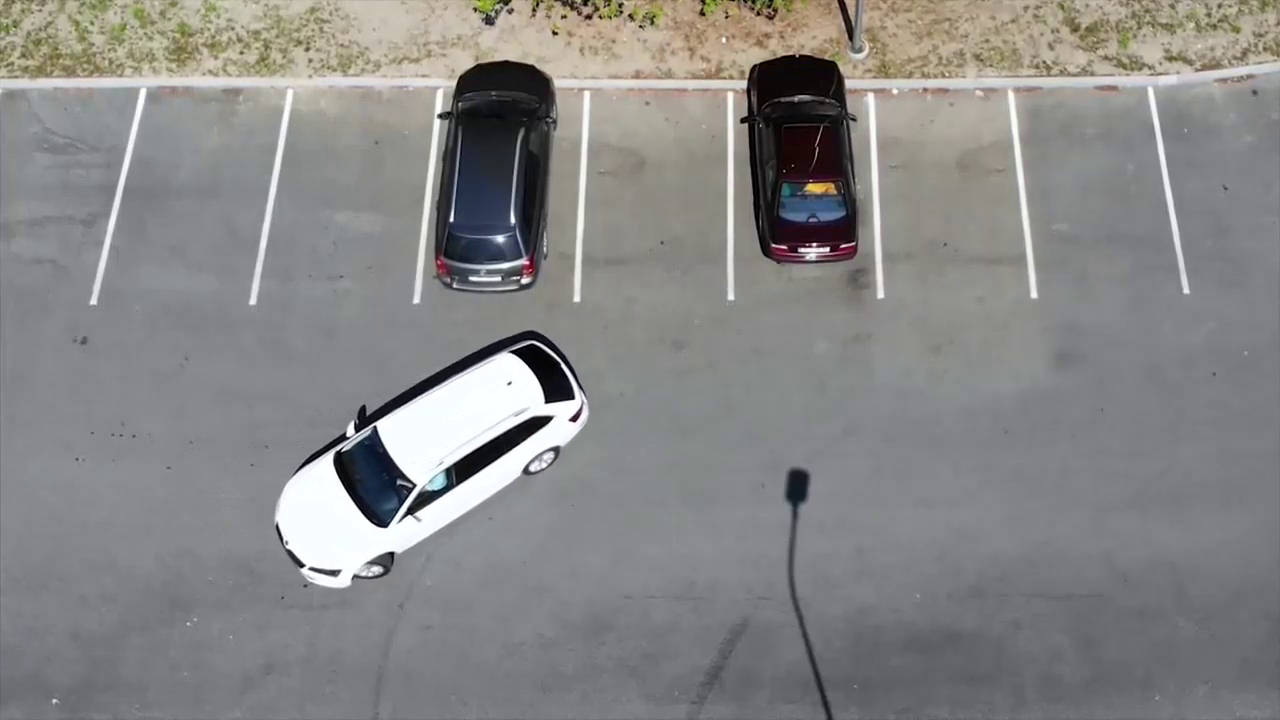
#> input picture frame 37 of files/video.mp4, 1280 x 720 px
$ python main.py
#> lines starting #> are read from the running program, lines starting #| are printed output that depends on the picture; after the words box and inside, x2 and y2 are one past the last pixel; in counts of white or black regions, pixels touching at a corner belong together
import cv2
import numpy as np

# areaX = ["x", "y", "width", "height"]
area1 = [1, 89, 108, 213]
area2 = [115, 87, 152, 211]
area3 = [289, 89, 138, 212]
area4 = [439, 87, 135, 212]
area5 = [591, 92, 132, 213]
area6 = [737, 95, 132, 211]
area7 = [876, 94, 147, 208]
area8 = [1021, 89, 148, 209]

areas = [area1, area2, area3, area4, area5, area6, area7, area8]

video = cv2.VideoCapture("./files/video.mp4")

while True:
  check, frame = video.read()
#> frame is the input picture: shape (720, 1280, 3); mean B, G, R 133.8, 134.7, 135.4
  frame_gray = cv2.cvtColor(frame, cv2.COLOR_BGR2GRAY)
  frame_thresh = cv2.adaptiveThreshold(
    frame_gray,
    255,
    cv2.ADAPTIVE_THRESH_GAUSSIAN_C,
    cv2.THRESH_BINARY_INV, 25, 16
  )
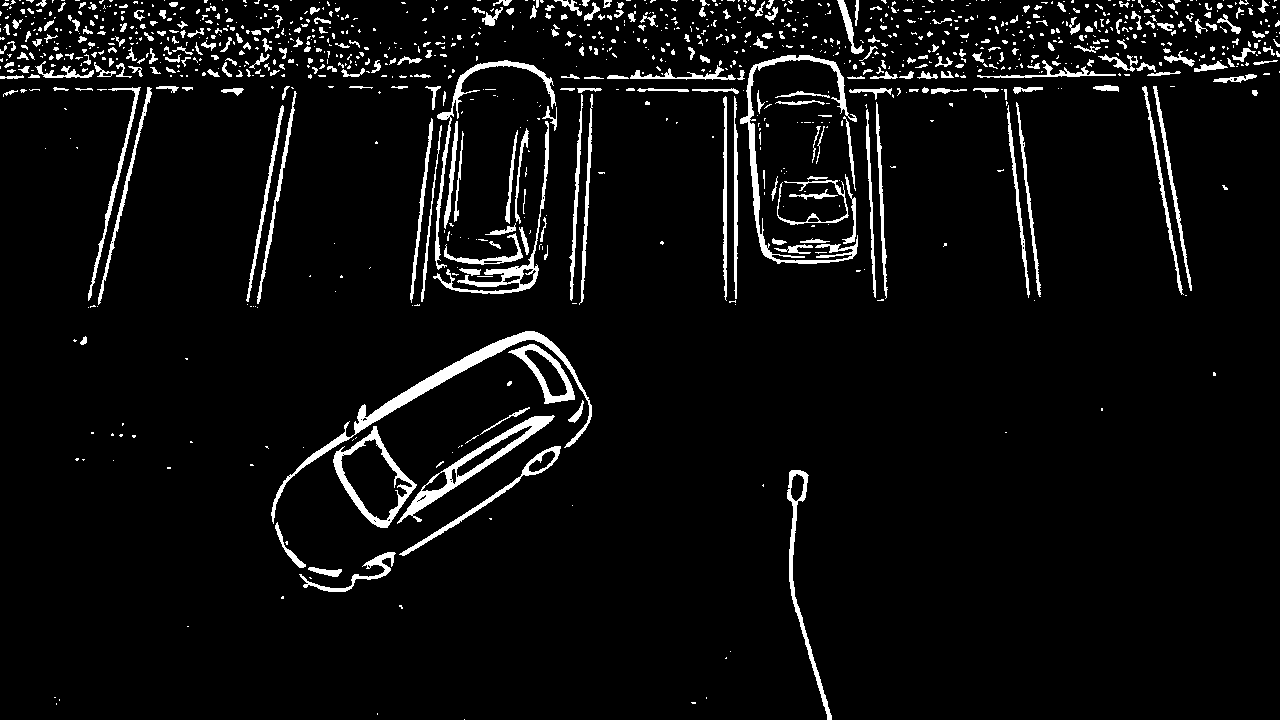
#> frame_thresh: shape (720, 1280); 5.4% white; 1126 white regions (808 under 20 px), largest, box (x1, y1, x2, y2) and area: (271, 331, 592, 524) 3491, (740, 55, 858, 264) 2449, (397, 415, 555, 524) 2168
  frame_blur = cv2.medianBlur(frame_thresh, 5)
#> frame_blur: shape (720, 1280); 4.2% white; 540 white regions (289 under 20 px), largest, box (x1, y1, x2, y2) and area: (354, 331, 589, 433) 2700, (399, 416, 554, 522) 2105, (740, 55, 848, 263) 1815
  kernel = np.ones((3, 3), np.int8)
  frame_dilate = cv2.dilate(frame_blur, kernel)
#> frame_dilate: shape (720, 1280); 7.1% white; 475 white regions (62 under 20 px), largest, box (x1, y1, x2, y2) and area: (353, 330, 590, 434) 4941, (398, 415, 555, 523) 2951, (739, 54, 849, 264) 2651

  quantity_available_areas = 0

  for x, y, w, h in areas:
    clipping = frame_dilate[y: y + h, x: x + w]
    quantity_px_white = cv2.countNonZero(clipping)
    cv2.putText(frame, str(quantity_px_white), (x, y + h - 10), cv2.FONT_HERSHEY_SIMPLEX, 0.5, (0, 0, 0))

    if (quantity_px_white > 3000):
      cv2.rectangle(frame, (x, y), (x + w, y + h), (0, 0, 255), 2)
    else:
      cv2.rectangle(frame, (x, y), (x + w, y + h), (0, 255, 0), 2)
      quantity_available_areas +=1
#> this loop made 8 passes
#> quantity_px_white on passes 1 to 8: 757, 2631, 1071, 6495, 232, 5001, 1838, 2582
#> pass 1, `clipping = frame_dilate[y: y + h, x: x + w]`:
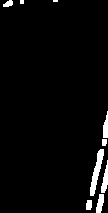
#> clipping: shape (213, 108); 3.3% white; 9 white regions (2 under 20 px), largest, box (x1, y1, x2, y2) and area: (90, 149, 104, 196) 267, (101, 160, 108, 193) 124, (96, 194, 104, 213) 106
#> pass 3, `clipping = frame_dilate[y: y + h, x: x + w]`:
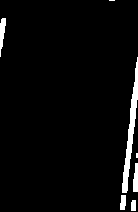
#> clipping: shape (212, 138); 3.7% white; 7 white regions (2 under 20 px), largest, box (x1, y1, x2, y2) and area: (122, 57, 138, 193) 668, (0, 18, 6, 57) 137, (133, 163, 138, 192) 119, (120, 195, 126, 210) 78, (131, 200, 136, 211) 53
#> after the loop:
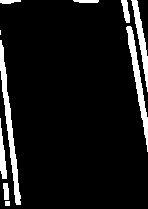
#> clipping: shape (209, 148); 8.3% white; 10 white regions (1 under 20 px), largest, box (x1, y1, x2, y2) and area: (0, 40, 21, 205) 844, (126, 26, 148, 152) 663, (131, 0, 148, 92) 467
#> after the loop:
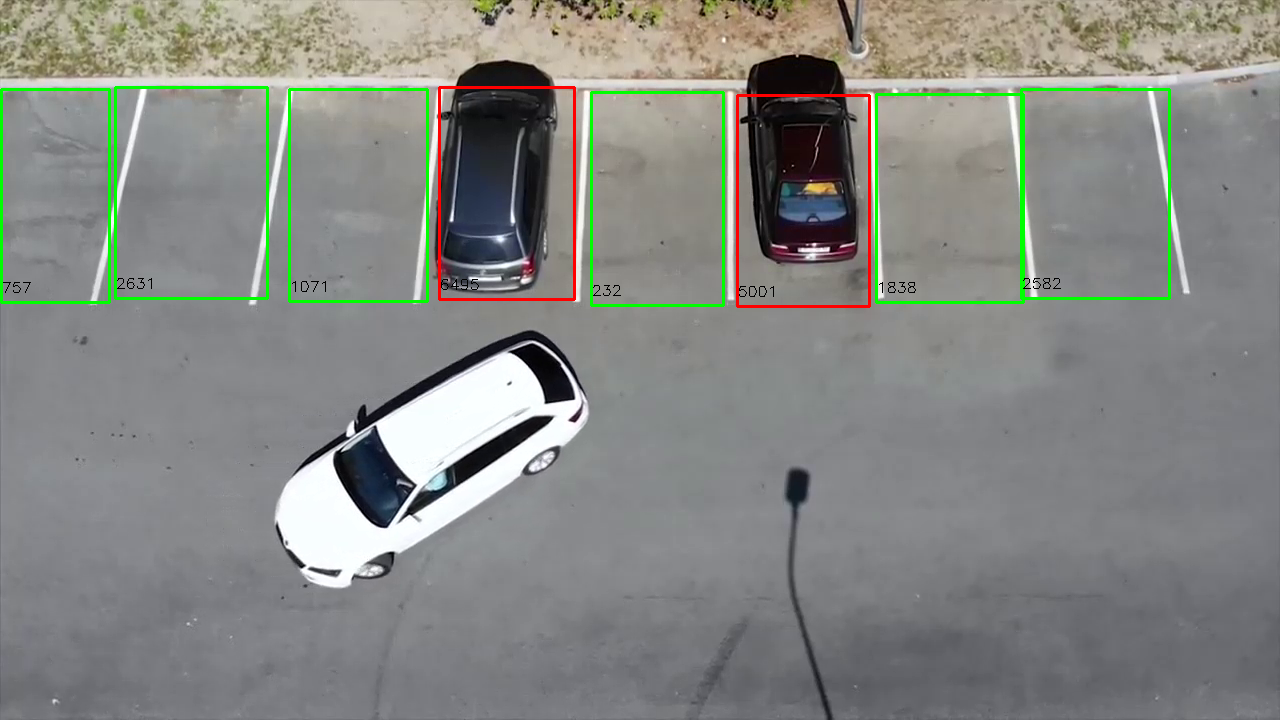
#> frame: shape (720, 1280, 3); 1.86% of pixels changed, all inside (x1, y1, x2, y2) = (0, 86, 1171, 308)
#> after the loop, quantity_available_areas = 6
  cv2.rectangle(frame, (90, 0), (415, 60), (0, 0, 0), -1)
  cv2.putText(frame, f"FREE: {quantity_available_areas}/8", (90, 45), cv2.FONT_HERSHEY_SIMPLEX, 1.5, (255, 255, 255), 5)
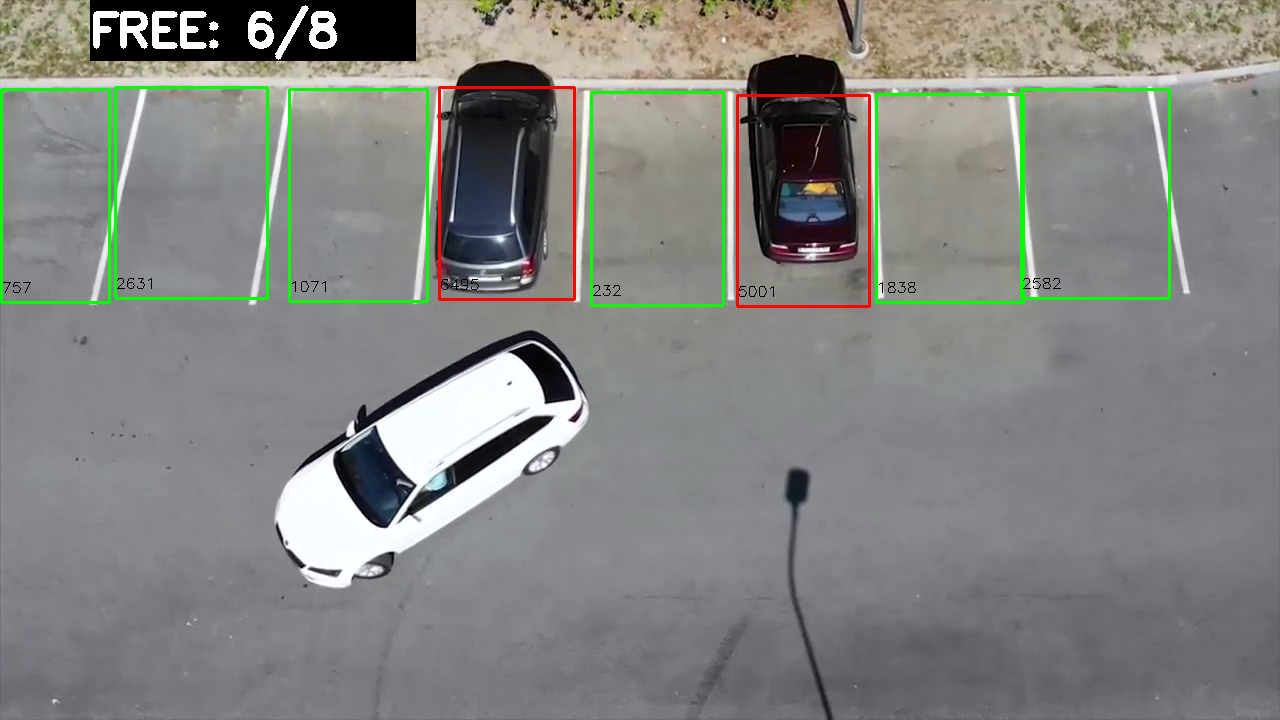
#> frame: shape (720, 1280, 3); mean B, G, R 129.1, 132.9, 131.1

  cv2.imshow("video", frame)
  cv2.imshow("video2", frame_dilate)
  cv2.waitKey(10)

$ run again, starting later in the video
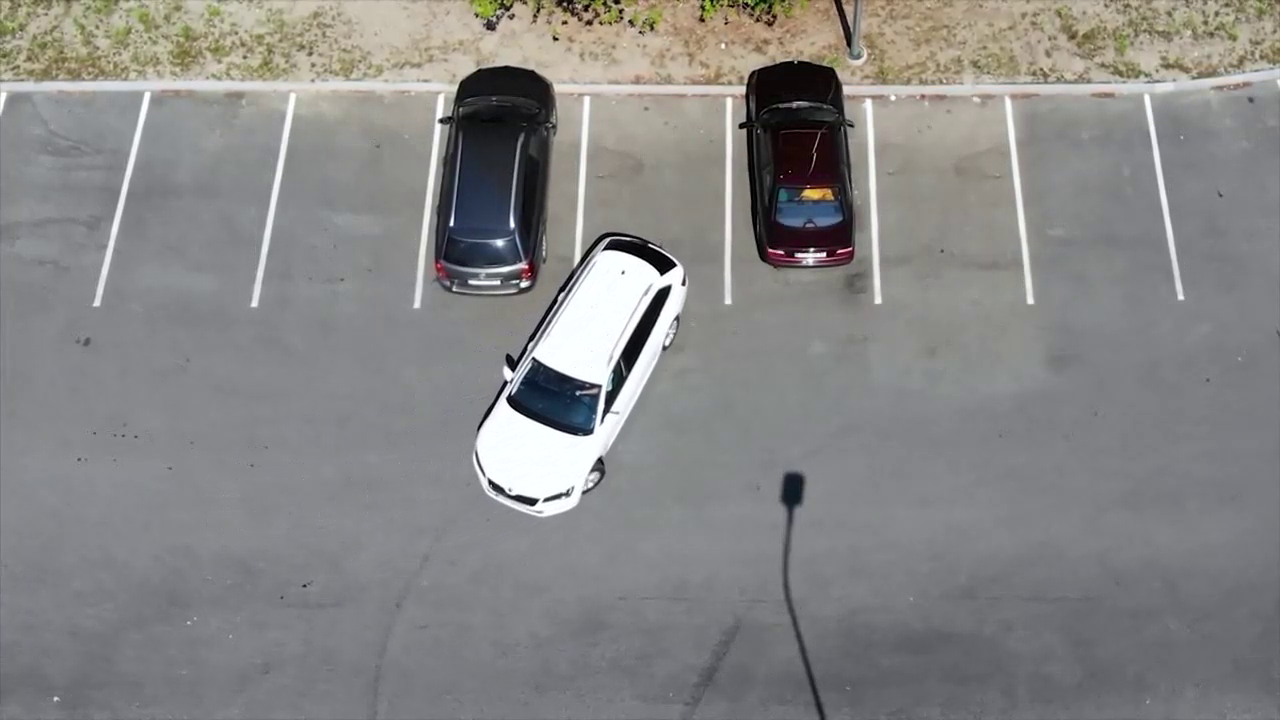
#> input picture frame 167 of files/video.mp4, 1280 x 720 px
#> frame is the input picture: shape (720, 1280, 3); mean B, G, R 133.5, 134.4, 135.1
#> `frame_thresh = cv2.adaptiveThreshold( frame_gray, 255, cv2.ADAPTIVE_TH..`:
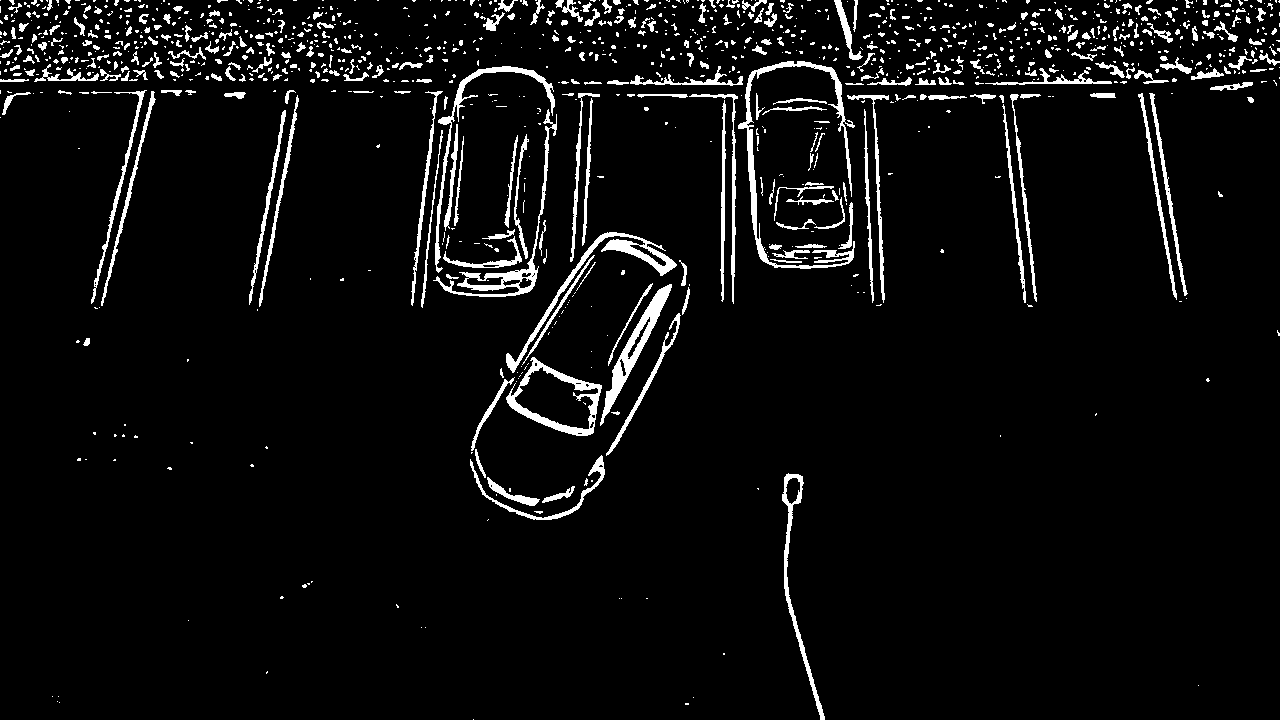
#> frame_thresh: shape (720, 1280); 5.2% white; 1185 white regions (851 under 20 px), largest, box (x1, y1, x2, y2) and area: (738, 61, 855, 269) 2559, (506, 232, 677, 373) 1861, (600, 284, 672, 426) 1788
#> frame_blur: shape (720, 1280); 3.9% white; 591 white regions (326 under 20 px), largest, box (x1, y1, x2, y2) and area: (506, 232, 676, 372) 2154, (738, 61, 845, 268) 1830, (601, 284, 672, 424) 1807
#> frame_dilate: shape (720, 1280); 6.9% white; 517 white regions (86 under 20 px), largest, box (x1, y1, x2, y2) and area: (737, 60, 855, 270) 3920, (505, 231, 677, 373) 3363, (600, 283, 673, 425) 2365
#> the loop `for x, y, w, h in areas:` made 8 passes
#> quantity_px_white on passes 1 to 8: 626, 2655, 1101, 6636, 3100, 5001, 2534, 2743
#> after the loop `for x, y, w, h in areas:`: quantity_available_areas = 5
#> `cv2.putText(frame, f"FREE: {quantity_available_areas}/8", (90, 45), cv..`:
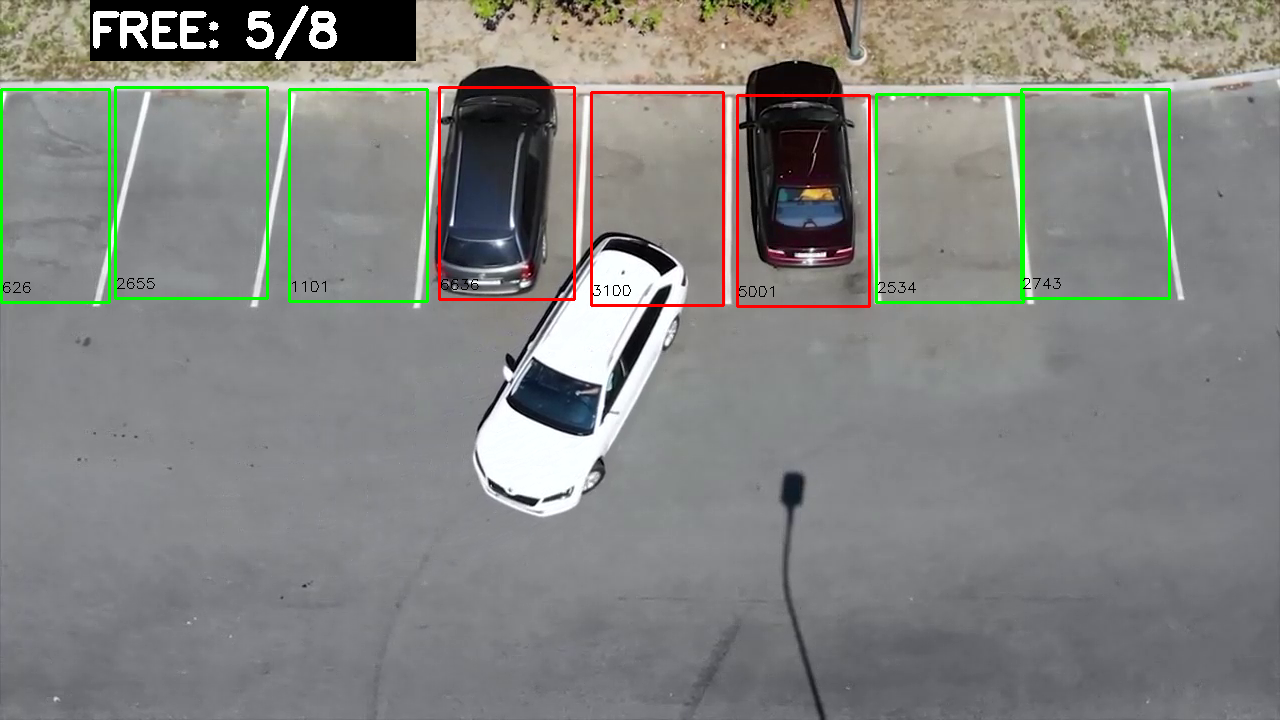
#> frame: shape (720, 1280, 3); mean B, G, R 128.6, 131.8, 131.2
